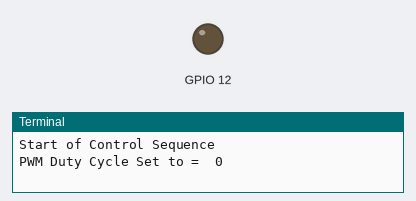
The program below on a simulated Raspberry Pi (BCM pin numbers). Parts: output pins drawn as LEDs (lit = HIGH), the last lines printed to the terminal.

Above: at 0.1 s.
At 7.1 s:
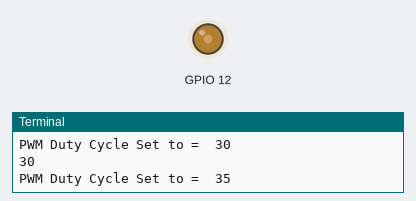
At 20.1 s:
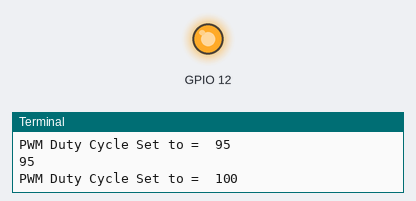
At 38.1 s:
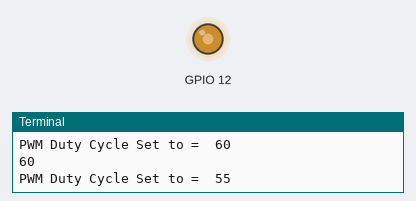
Timing chart, 0 to 40.0 s (numbered marks = the images above):
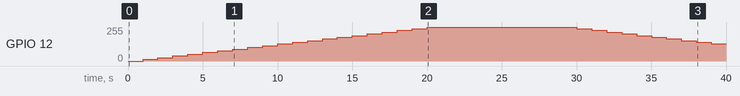

The program:

fan_speed_control_ramp.py
```python
# Control a TerraBloom's EC fan using Hardware percise PWM

# Import the pigpio library
import pigpio
import time

# PWM GPIO Pin Number (connect TerraBloom's BLUE wire to this GPIO#12)
PWM_PIN_OUT = 12

# Set PWM frequency in Hz (10 kHz is good to start)
PWM_FREQ = 10000

# Function to change the PWM Duty Cycle
def setPWMDutyCycle(pi_instance, PWM_FREQ_VALUE, GPIO_NUM, DutyCycle):
    correctedDutyCycle = DutyCycle*10000 # pigpio lib requires Duty Cycle to be in Mega
    pi_instance.hardware_PWM(PWM_PIN_OUT, PWM_FREQ_VALUE, correctedDutyCycle)
    print('PWM Duty Cycle Set to = ', DutyCycle)

# Main Start
if __name__ == "__main__":
    # You need only one instance of pigpio
    pi = pigpio.pi()

    print('Start of Control Sequence')
    # Let us change speed sequentially
    while True:
        try:
            # Ramp up the fan speed 5% duty cycle every one second
            for dutyCycleValue in range(0, 105, 5):
                setPWMDutyCycle(pi, PWM_FREQ, PWM_PIN_OUT, dutyCycleValue)
                time.sleep(1) # You can change this time delay to speed up or slow down your ramping
                print(dutyCycleValue)

            time.sleep(8)

            # Slow down until complete stop
            for dutyCycleValue in range(100, -5, -5):
                setPWMDutyCycle(pi, PWM_FREQ, PWM_PIN_OUT, dutyCycleValue)
                time.sleep(1) # You can change this time delay to speed up or slow down your ramping
                print(dutyCycleValue)

            # Repeat these ramping every 5 seconds
            time.sleep(5)

        except(KeyboardInterrupt):
            # When a Ctrl-C is detected on the keyboard, the program will turn off the motor and exit
            print('Turning OFF motor')
            setPWMDutyCycle(pi, PWM_FREQ, PWM_PIN_OUT, 0)
            exit()

    
```

Measured:
- by itself, GPIO 12: rises from 0/255 to 255/255 in 19.0 s, then falls to 128/255 in 19.0 s
